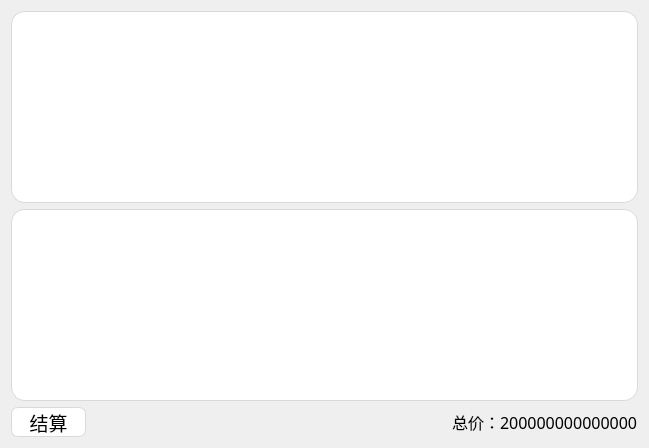
    <widget class="QWidget" name="purchase_page">
     <layout class="QGridLayout" name="gridLayout_15">
      <item row="0" column="0" colspan="3">
       <widget class="QTableWidget" name="goods_table">
        <property name="styleSheet">
         <string notr="true">#goods_table
{
	background-color: rgb(255, 255, 255);
	border-radius: 14px;
	border:1px solid rgb(217, 217, 217);
	gridline-color: rgb(255, 255, 255); /* 去掉网格线（或设为背景色） */
	padding: 8px;
}

QHeaderView::section {   
	background-color: rgb(255, 255, 255); 
	color: rgb(86, 86, 86);     
    font-weight: bold;    
    border: none;             /* 关键：去掉表头所有边框 */       
}</string>
        </property>
       </widget>
      </item>
      <item row="1" column="0" colspan="3">
       <widget class="QTableWidget" name="cart_table">
        <property name="styleSheet">
         <string notr="true">#cart_table
{
	background-color: rgb(255, 255, 255);
	border-radius: 14px;
	border:1px solid rgb(217, 217, 217);
	gridline-color: rgb(255, 255, 255); /* 去掉网格线（或设为背景色） */
	padding: 8px;
}

QHeaderView::section {   
	background-color: rgb(255, 255, 255); 
	color: rgb(86, 86, 86);     
    font-weight: bold;    
    border: none;             /* 关键：去掉表头所有边框 */       
}</string>
        </property>
       </widget>
      </item>
      <item row="2" column="0">
       <widget class="QPushButton" name="checkout_btn">
        <property name="minimumSize">
         <size>
          <width>75</width>
          <height>30</height>
         </size>
        </property>
        <property name="maximumSize">
         <size>
          <width>75</width>
          <height>30</height>
         </size>
        </property>
        <property name="font">
         <font>
          <family>字魂布丁体(商用需授权)</family>
          <pointsize>14</pointsize>
         </font>
        </property>
        <property name="styleSheet">
         <string notr="true">#checkout_btn {
	background-color: rgb(255, 255, 255);
    color: black;
    border: none;
    border-radius: 7px;
	border:1px solid rgb(217, 217, 217);
}

#checkout_btn:hover {
    background-color: rgb(200, 220, 255); 
}

#checkout_btn:pressed {
    background-color: rgb(180, 200, 230); 
}</string>
        </property>
        <property name="text">
         <string>结算</string>
        </property>
       </widget>
      </item>
      <item row="2" column="1">
       <spacer name="horizontalSpacer_12">
        <property name="orientation">
         <enum>Qt::Horizontal</enum>
        </property>
        <property name="sizeHint" stdset="0">
         <size>
          <width>354</width>
          <height>20</height>
         </size>
        </property>
       </spacer>
      </item>
      <item row="2" column="2">
       <widget class="QLabel" name="total_price">
        <property name="font">
         <font>
          <family>字魂布丁体(商用需授权)</family>
          <pointsize>12</pointsize>
         </font>
        </property>
        <property name="text">
         <string>总价：200000000000000</string>
        </property>
       </widget>
      </item>
     </layout>
    </widget>
